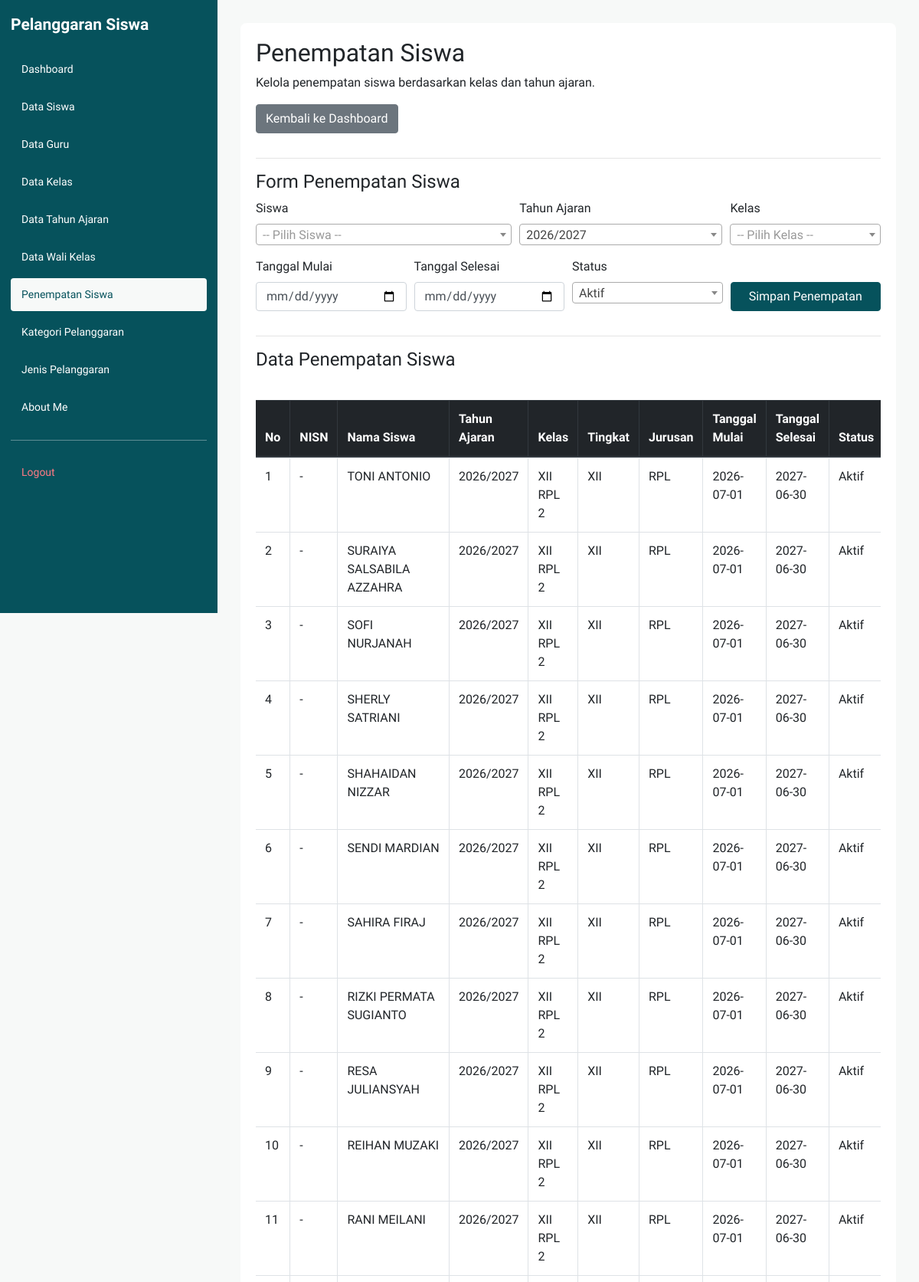
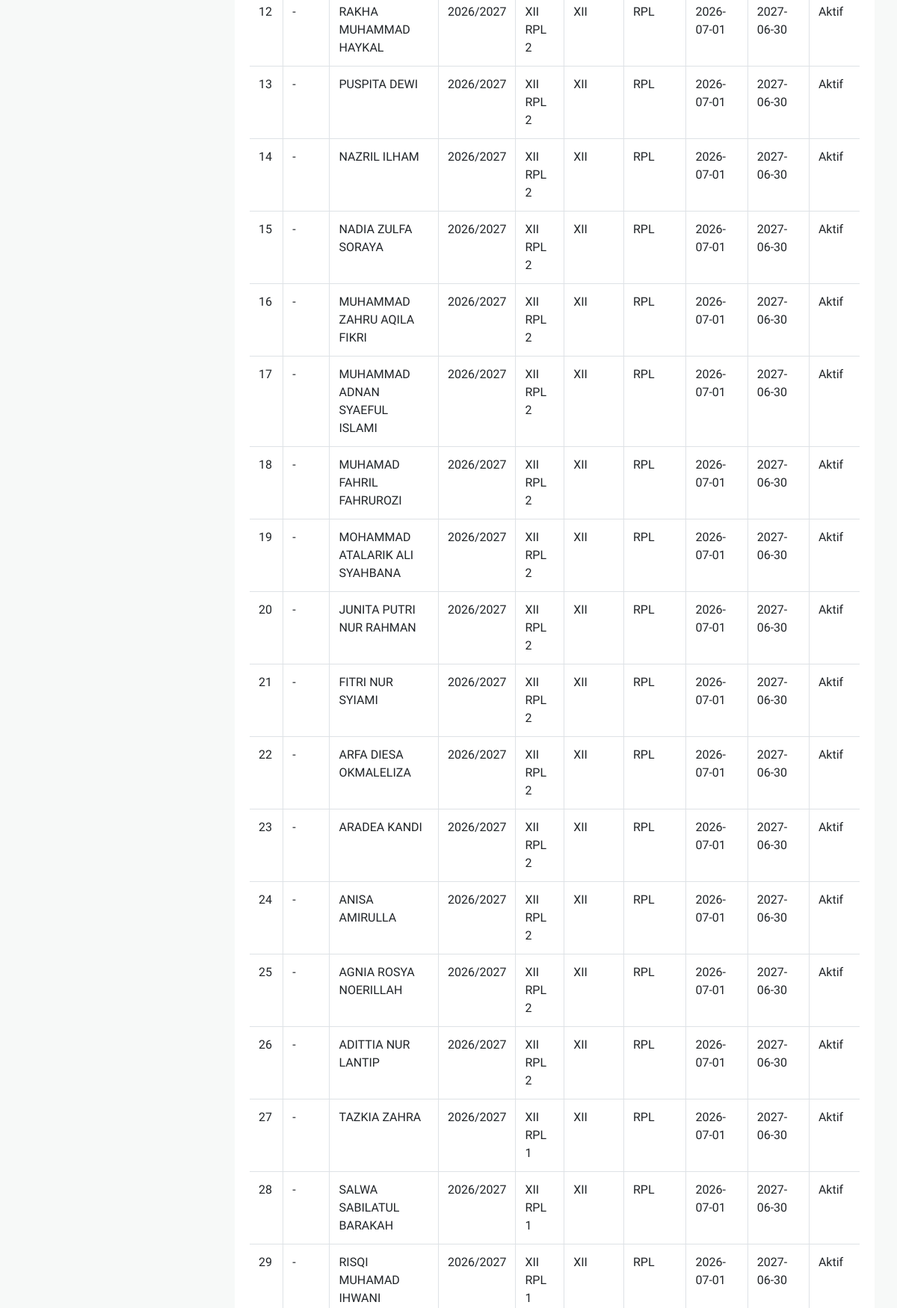
Screenshot of /penempatan_siswa.php (signed in, upper part) with the database file from the repository (2 pictures, top to bottom).
### tables this page shows
CREATE TABLE `t_kelas_siswa` (
  `id` int(11) NOT NULL AUTO_INCREMENT,
  `siswa_id` int(11) DEFAULT NULL,
  `tahun_ajaran_id` int(11) DEFAULT NULL,
  `kelas_id` int(11) DEFAULT NULL,
  `tanggal_mulai` date NOT NULL,
  `tanggal_selesai` date NOT NULL,
  `status_aktif` tinyint(1) NOT NULL,
  `created_at` timestamp NOT NULL DEFAULT current_timestamp(),
  `updated_at` timestamp NOT NULL DEFAULT current_timestamp(),
  PRIMARY KEY (`id`),
  UNIQUE KEY `uq_t_kelas_siswa_siswa_ta` (`siswa_id`,`tahun_ajaran_id`),
  KEY `kelas_id` (`kelas_id`),
  KEY `siswa_id` (`siswa_id`),
  KEY `tahun_ajaran_id` (`tahun_ajaran_id`),
  CONSTRAINT `t_kelas_siswa_ibfk_1` FOREIGN KEY (`siswa_id`) REFERENCES `t_siswa` (`id`) ON DELETE CASCADE,
  CONSTRAINT `t_kelas_siswa_ibfk_2` FOREIGN KEY (`tahun_ajaran_id`) REFERENCES `t_tahun_ajaran` (`id`) ON DELETE CASCADE
);

CREATE TABLE `t_siswa` (
  `id` int(11) NOT NULL AUTO_INCREMENT,
  `nis` varchar(20) DEFAULT NULL,
  `nisn` varchar(20) DEFAULT NULL,
  `nama` varchar(150) DEFAULT NULL,
  `jenis_kelamin` varchar(4) NOT NULL,
  `tanggal_lahir` date NOT NULL,
  `alamat` text NOT NULL,
  `status_aktif` tinyint(1) NOT NULL,
  `created_at` timestamp NOT NULL DEFAULT current_timestamp(),
  `updated_at` timestamp NOT NULL DEFAULT current_timestamp(),
  PRIMARY KEY (`id`),
  UNIQUE KEY `uq_t_siswa_nisn` (`nisn`),
  UNIQUE KEY `uq_t_siswa_nis` (`nis`)
);

CREATE TABLE `t_tahun_ajaran` (
  `id` int(11) NOT NULL AUTO_INCREMENT,
  `nama` varchar(20) DEFAULT NULL,
  `tanggal_mulai` date NOT NULL,
  `tanggal_selesai` date NOT NULL,
  `status_aktif` tinyint(1) NOT NULL,
  `created_at` timestamp NOT NULL DEFAULT current_timestamp(),
  `updated_at` timestamp NOT NULL DEFAULT current_timestamp(),
  PRIMARY KEY (`id`),
  UNIQUE KEY `uq_t_tahun_ajaran_nama` (`nama`)
);

CREATE TABLE `t_kelas` (
  `id` int(11) NOT NULL AUTO_INCREMENT,
  `nama` varchar(100) DEFAULT NULL,
  `tingkat` varchar(20) NOT NULL,
  `jurusan` varchar(100) NOT NULL,
  `status_aktif` tinyint(1) NOT NULL,
  `created_at` timestamp NOT NULL DEFAULT current_timestamp(),
  `updated_at` timestamp NOT NULL DEFAULT current_timestamp(),
  PRIMARY KEY (`id`),
  UNIQUE KEY `uq_t_kelas_nama` (`nama`)
);

### penempatan_siswa.php (the view, shortened to what this page needs)
<?php
require_once 'config/koneksi.php';
function h($value) {
    return htmlspecialchars((string)($value ?? '-'), ENT_QUOTES, 'UTF-8');
}
$sql = "
    SELECT
        ks.id,
        s.nisn,
        s.nama AS nama_siswa,
        ta.nama AS tahun_ajaran,
        k.nama AS nama_kelas,
        k.tingkat,
        k.jurusan,
        ks.tanggal_mulai,
        ks.tanggal_selesai,
        ks.status_aktif
    FROM t_kelas_siswa ks
    LEFT JOIN t_siswa s
        ON ks.siswa_id = s.id
    LEFT JOIN t_tahun_ajaran ta
        ON ks.tahun_ajaran_id = ta.id
    LEFT JOIN t_kelas k
        ON ks.kelas_id = k.id
    ORDER BY ks.id DESC
";
$hasil = mysqli_query($koneksi, $sql);
?>
<!DOCTYPE html>
<html lang="id">
<head>
    <link rel="stylesheet"
          href="https://cdn.jsdelivr.net/npm/bootstrap@4.1.3/dist/css/bootstrap.min.css">
    <link rel="stylesheet"
          href="https://cdn.datatables.net/1.13.8/css/dataTables.bootstrap4.min.css">
    <link rel="stylesheet" href="layout/layout.css">
    <link rel="stylesheet" href="layout/tema.css">
</head>
<body>
<?php include 'layout/sidebar.php'; ?>
<main class="app-main">
<div class="konten">
        <h2>Penempatan Siswa</h2>
        <p>Kelola penempatan siswa berdasarkan kelas dan tahun ajaran.</p>
        <a href="dashboard.php" class="btn btn-secondary mb-3">
            Kembali ke Dashboard
        </a>
        <hr>
        <h4>Form Penempatan Siswa</h4>
        <form action="proses_simpan_penempatan.php" method="POST">
            <div class="form-row">
                <div class="form-group col-md-5">
                    <label for="siswa_id">Siswa</label>
                </div>
                <div class="form-group col-md-4">
                    <label for="tahun_ajaran_id">Tahun Ajaran</label>
                </div>
                <div class="form-group col-md-3">
                    <label for="kelas_id">Kelas</label>
                </div>
            </div>
            <div class="form-row">
                <div class="form-group col-md-3">
                    <label for="tanggal_mulai">Tanggal Mulai</label>
                    <input type="date" name="tanggal_mulai"
                           id="tanggal_mulai" class="form-control" required>
                </div>
                <div class="form-group col-md-3">
                    <label for="tanggal_selesai">Tanggal Selesai</label>
                    <input type="date" name="tanggal_selesai"
                           id="tanggal_selesai" class="form-control" required>
                </div>
                <div class="form-group col-md-3">
                    <label for="status_aktif">Status</label>
                </div>
                <div class="form-group col-md-3 d-flex align-items-end">
                    <button type="submit" class="btn btn-primary btn-block">
                        Simpan Penempatan
                    </button>
                </div>
            </div>
        </form>
        <hr>
        <h4>Data Penempatan Siswa</h4>
        <div class="table-responsive">
            <table id="tabelPenempatan"
                   class="table table-bordered table-striped table-hover">
                <thead class="thead-dark">
                    <tr>
                        <th>No</th>
                        <th>NISN</th>
                        <th>Nama Siswa</th>
                        <th>Tahun Ajaran</th>
                        <th>Kelas</th>
                        <th>Tingkat</th>
                        <th>Jurusan</th>
                        <th>Tanggal Mulai</th>
                        <th>Tanggal Selesai</th>
                        <th>Status</th>
                    </tr>
                </thead>
                <tbody>
                <?php $no = 1; ?>
                <?php while ($row = mysqli_fetch_assoc($hasil)): ?>
                    <tr>
                        <td><?= $no++; ?></td>
                        <td><?= h($row['nisn']); ?></td>
                        <td><?= h($row['nama_siswa']); ?></td>
                        <td><?= h($row['tahun_ajaran']); ?></td>
                        <td><?= h($row['nama_kelas']); ?></td>
                        <td><?= h($row['tingkat']); ?></td>
                        <td><?= h($row['jurusan']); ?></td>
                        <td><?= h($row['tanggal_mulai']); ?></td>
                        <td><?= h($row['tanggal_selesai']); ?></td>
                        <td>
                            <?= (int)$row['status_aktif'] === 1
                                ? 'Aktif'
                                : 'Tidak Aktif'; ?>
                        </td>
                        </tr>
                <?php endwhile; ?>
                </tbody>
            </table>
        </div>
    </div>
    </main>
</body>
</html>

### layout/layout.css (style rules this page uses)
* { box-sizing: border-box; }
html, body { margin: 0; padding: 0; min-height: 100vh; font-family: Arial, sans-serif; background: #f5f7f9; }
.app-main { display: block; width: auto; min-width: 0; min-height: 100vh; margin-left: 284px; padding: 30px; }
.app-main h1, .app-main h2 { margin-top: 0; }
.app-main .table-responsive { width: 100%; }

### layout/tema.css (style rules this page uses)
:root { --t-bg: #f7f9f8; --t-surface: #ebf0ee; --t-ink: #06525c; --t-muted: #2f737d; --t-surface-inv: #205d66; --t-ink-inv: #f7f9f8; }
html, body { background: #f7f9f8; }
body { font-family: 'Host Grotesk', Arial, sans-serif; --bs-link-color: #06525c; --bs-link-hover-color: #0b6b76; }
.app-main { background: #f7f9f8; }
.btn-primary { background-color: #06525c; border-color: #06525c; --bs-btn-bg: #06525c; --bs-btn-border-color: #06525c; --bs-btn-hover-bg: #0b6b76; --bs-btn-hover-border-color: #0b6b76; --bs-btn-active-bg: #205d66; --bs-btn-active-border-color: #205d66; --bs-btn-disabled-bg: #06525c; --bs-btn-disabled-border-color: #06525c; --bs-btn-focus-shadow-rgb: 6, 82, 92; }

### penempatan_siswa.php (style rules this page uses)
body { background: #f4f7f9; }
.konten { background: white; padding: 20px; border-radius: 8px; }

### rows the page displays
t_kelas_siswa: siswa.nisn "-", siswa.nama "TONI ANTONIO", tahun_ajaran.nama "2026/2027", kelas.nama "XII RPL 2", kelas.tingkat "XII", kelas.jurusan "RPL", tanggal_mulai "2026-07-01", tanggal_selesai "2027-06-30", status_aktif "Aktif"
t_kelas_siswa: siswa.nisn "-", siswa.nama "SURAIYA SALSABILA AZZAHRA", tahun_ajaran.nama "2026/2027", kelas.nama "XII RPL 2", kelas.tingkat "XII", kelas.jurusan "RPL", tanggal_mulai "2026-07-01", tanggal_selesai "2027-06-30", status_aktif "Aktif"
t_kelas_siswa: siswa.nisn "-", siswa.nama "SOFI NURJANAH", tahun_ajaran.nama "2026/2027", kelas.nama "XII RPL 2", kelas.tingkat "XII", kelas.jurusan "RPL", tanggal_mulai "2026-07-01", tanggal_selesai "2027-06-30", status_aktif "Aktif"
t_kelas_siswa: siswa.nisn "-", siswa.nama "SHERLY SATRIANI", tahun_ajaran.nama "2026/2027", kelas.nama "XII RPL 2", kelas.tingkat "XII", kelas.jurusan "RPL", tanggal_mulai "2026-07-01", tanggal_selesai "2027-06-30", status_aktif "Aktif"
t_kelas_siswa: siswa.nisn "-", siswa.nama "SHAHAIDAN NIZZAR", tahun_ajaran.nama "2026/2027", kelas.nama "XII RPL 2", kelas.tingkat "XII", kelas.jurusan "RPL", tanggal_mulai "2026-07-01", tanggal_selesai "2027-06-30", status_aktif "Aktif"
t_kelas_siswa: siswa.nisn "-", siswa.nama "SENDI MARDIAN", tahun_ajaran.nama "2026/2027", kelas.nama "XII RPL 2", kelas.tingkat "XII", kelas.jurusan "RPL", tanggal_mulai "2026-07-01", tanggal_selesai "2027-06-30", status_aktif "Aktif"
t_kelas_siswa: siswa.nisn "-", siswa.nama "SAHIRA FIRAJ", tahun_ajaran.nama "2026/2027", kelas.nama "XII RPL 2", kelas.tingkat "XII", kelas.jurusan "RPL", tanggal_mulai "2026-07-01", tanggal_selesai "2027-06-30", status_aktif "Aktif"
t_kelas_siswa: siswa.nisn "-", siswa.nama "RIZKI PERMATA SUGIANTO", tahun_ajaran.nama "2026/2027", kelas.nama "XII RPL 2", kelas.tingkat "XII", kelas.jurusan "RPL", tanggal_mulai "2026-07-01", tanggal_selesai "2027-06-30", status_aktif "Aktif"
t_kelas_siswa: siswa.nisn "-", siswa.nama "RESA JULIANSYAH", tahun_ajaran.nama "2026/2027", kelas.nama "XII RPL 2", kelas.tingkat "XII", kelas.jurusan "RPL", tanggal_mulai "2026-07-01", tanggal_selesai "2027-06-30", status_aktif "Aktif"
t_kelas_siswa: siswa.nisn "-", siswa.nama "REIHAN MUZAKI", tahun_ajaran.nama "2026/2027", kelas.nama "XII RPL 2", kelas.tingkat "XII", kelas.jurusan "RPL", tanggal_mulai "2026-07-01", tanggal_selesai "2027-06-30", status_aktif "Aktif"
t_kelas_siswa: siswa.nisn "-", siswa.nama "RANI MEILANI", tahun_ajaran.nama "2026/2027", kelas.nama "XII RPL 2", kelas.tingkat "XII", kelas.jurusan "RPL", tanggal_mulai "2026-07-01", tanggal_selesai "2027-06-30", status_aktif "Aktif"
t_kelas_siswa: siswa.nisn "-", siswa.nama "RAKHA MUHAMMAD HAYKAL", tahun_ajaran.nama "2026/2027", kelas.nama "XII RPL 2", kelas.tingkat "XII", kelas.jurusan "RPL", tanggal_mulai "2026-07-01", tanggal_selesai "2027-06-30", status_aktif "Aktif"
t_kelas_siswa: siswa.nisn "-", siswa.nama "PUSPITA DEWI", tahun_ajaran.nama "2026/2027", kelas.nama "XII RPL 2", kelas.tingkat "XII", kelas.jurusan "RPL", tanggal_mulai "2026-07-01", tanggal_selesai "2027-06-30", status_aktif "Aktif"
t_kelas_siswa: siswa.nisn "-", siswa.nama "NAZRIL ILHAM", tahun_ajaran.nama "2026/2027", kelas.nama "XII RPL 2", kelas.tingkat "XII", kelas.jurusan "RPL", tanggal_mulai "2026-07-01", tanggal_selesai "2027-06-30", status_aktif "Aktif"
t_kelas_siswa: siswa.nisn "-", siswa.nama "NADIA ZULFA SORAYA", tahun_ajaran.nama "2026/2027", kelas.nama "XII RPL 2", kelas.tingkat "XII", kelas.jurusan "RPL", tanggal_mulai "2026-07-01", tanggal_selesai "2027-06-30", status_aktif "Aktif"
t_kelas_siswa: siswa.nisn "-", siswa.nama "MUHAMMAD ZAHRU AQILA FIKRI", tahun_ajaran.nama "2026/2027", kelas.nama "XII RPL 2", kelas.tingkat "XII", kelas.jurusan "RPL", tanggal_mulai "2026-07-01", tanggal_selesai "2027-06-30", status_aktif "Aktif"
t_kelas_siswa: siswa.nisn "-", siswa.nama "MUHAMMAD ADNAN SYAEFUL ISLAMI", tahun_ajaran.nama "2026/2027", kelas.nama "XII RPL 2", kelas.tingkat "XII", kelas.jurusan "RPL", tanggal_mulai "2026-07-01", tanggal_selesai "2027-06-30", status_aktif "Aktif"
t_kelas_siswa: siswa.nisn "-", siswa.nama "MUHAMAD FAHRIL FAHRUROZI", tahun_ajaran.nama "2026/2027", kelas.nama "XII RPL 2", kelas.tingkat "XII", kelas.jurusan "RPL", tanggal_mulai "2026-07-01", tanggal_selesai "2027-06-30", status_aktif "Aktif"
t_kelas_siswa: siswa.nisn "-", siswa.nama "MOHAMMAD ATALARIK ALI SYAHBANA", tahun_ajaran.nama "2026/2027", kelas.nama "XII RPL 2", kelas.tingkat "XII", kelas.jurusan "RPL", tanggal_mulai "2026-07-01", tanggal_selesai "2027-06-30", status_aktif "Aktif"
t_kelas_siswa: siswa.nisn "-", siswa.nama "JUNITA PUTRI NUR RAHMAN", tahun_ajaran.nama "2026/2027", kelas.nama "XII RPL 2", kelas.tingkat "XII", kelas.jurusan "RPL", tanggal_mulai "2026-07-01", tanggal_selesai "2027-06-30", status_aktif "Aktif"
t_kelas_siswa: siswa.nisn "-", siswa.nama "FITRI NUR SYIAMI", tahun_ajaran.nama "2026/2027", kelas.nama "XII RPL 2", kelas.tingkat "XII", kelas.jurusan "RPL", tanggal_mulai "2026-07-01", tanggal_selesai "2027-06-30", status_aktif "Aktif"
t_kelas_siswa: siswa.nisn "-", siswa.nama "ARFA DIESA OKMALELIZA", tahun_ajaran.nama "2026/2027", kelas.nama "XII RPL 2", kelas.tingkat "XII", kelas.jurusan "RPL", tanggal_mulai "2026-07-01", tanggal_selesai "2027-06-30", status_aktif "Aktif"
t_kelas_siswa: siswa.nisn "-", siswa.nama "ARADEA KANDI", tahun_ajaran.nama "2026/2027", kelas.nama "XII RPL 2", kelas.tingkat "XII", kelas.jurusan "RPL", tanggal_mulai "2026-07-01", tanggal_selesai "2027-06-30", status_aktif "Aktif"
t_kelas_siswa: siswa.nisn "-", siswa.nama "ANISA AMIRULLA", tahun_ajaran.nama "2026/2027", kelas.nama "XII RPL 2", kelas.tingkat "XII", kelas.jurusan "RPL", tanggal_mulai "2026-07-01", tanggal_selesai "2027-06-30", status_aktif "Aktif"
t_kelas_siswa: siswa.nisn "-", siswa.nama "AGNIA ROSYA NOERILLAH", tahun_ajaran.nama "2026/2027", kelas.nama "XII RPL 2", kelas.tingkat "XII", kelas.jurusan "RPL", tanggal_mulai "2026-07-01", tanggal_selesai "2027-06-30", status_aktif "Aktif"
t_kelas_siswa: siswa.nisn "-", siswa.nama "ADITTIA NUR LANTIP", tahun_ajaran.nama "2026/2027", kelas.nama "XII RPL 2", kelas.tingkat "XII", kelas.jurusan "RPL", tanggal_mulai "2026-07-01", tanggal_selesai "2027-06-30", status_aktif "Aktif"
t_kelas_siswa: siswa.nisn "-", siswa.nama "TAZKIA ZAHRA", tahun_ajaran.nama "2026/2027", kelas.nama "XII RPL 1", kelas.tingkat "XII", kelas.jurusan "RPL", tanggal_mulai "2026-07-01", tanggal_selesai "2027-06-30", status_aktif "Aktif"
t_kelas_siswa: siswa.nisn "-", siswa.nama "SALWA SABILATUL BARAKAH", tahun_ajaran.nama "2026/2027", kelas.nama "XII RPL 1", kelas.tingkat "XII", kelas.jurusan "RPL", tanggal_mulai "2026-07-01", tanggal_selesai "2027-06-30", status_aktif "Aktif"
t_kelas_siswa: siswa.nisn "-", siswa.nama "RISQI MUHAMAD IHWANI", tahun_ajaran.nama "2026/2027", kelas.nama "XII RPL 1", kelas.tingkat "XII", kelas.jurusan "RPL", tanggal_mulai "2026-07-01", tanggal_selesai "2027-06-30", status_aktif "Aktif"

### other values shown
$label "Dashboard"
$label "Data Siswa"
$label "Data Guru"
$label "Data Kelas"
$label "Data Tahun Ajaran"
$label "Data Wali Kelas"
$label "Penempatan Siswa"
$label "Kategori Pelanggaran"
$label "Jenis Pelanggaran"
$label "About Me"
